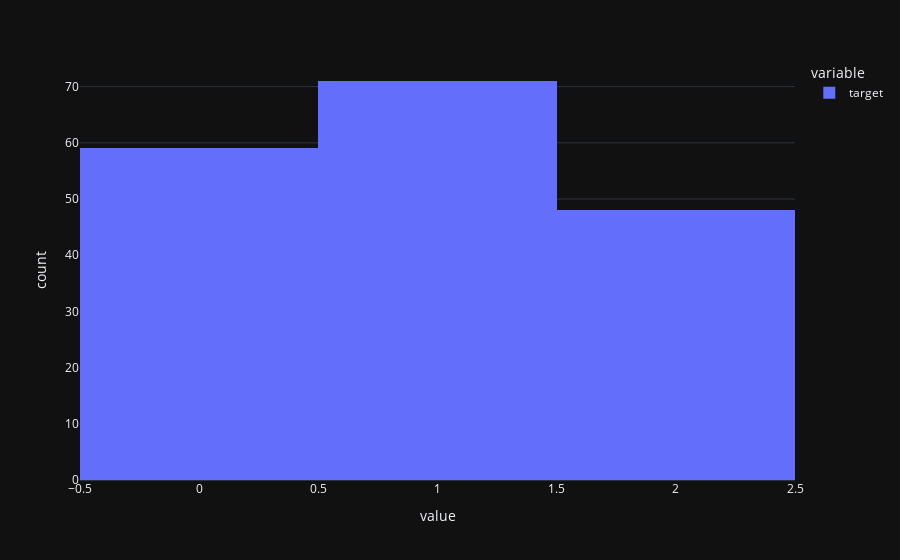

The notebook cell this image was saved under:
### Code cell
figure = px.histogram(target)
figure.show()

### Figure 1 — Plotly figure (JSON) as saved in the notebook; plotly's stock layout.template omitted (floating-point values rounded to 4 significant figures; data arrays with more than 128 entries replaced by an {"elided": "..."} marker saying what was removed)
{"data": [{"alignmentgroup": "True", "bingroup": "x", "hovertemplate": "variable=target<br>value=%{x}<br>count=%{y}<extra></extra>", "legendgroup": "target", "marker": {"color": "#636efa", "pattern": {"shape": ""}}, "name": "target", "offsetgroup": "target", "orientation": "v", "showlegend": true, "x": {"elided": "178 int values"}, "xaxis": "x", "yaxis": "y", "type": "histogram"}], "layout": {"xaxis": {"anchor": "y", "domain": [0.0, 1.0], "title": {"text": "value"}}, "yaxis": {"anchor": "x", "domain": [0.0, 1.0], "title": {"text": "count"}}, "legend": {"title": {"text": "variable"}, "tracegroupgap": 0}, "margin": {"t": 60}, "barmode": "relative"}}
